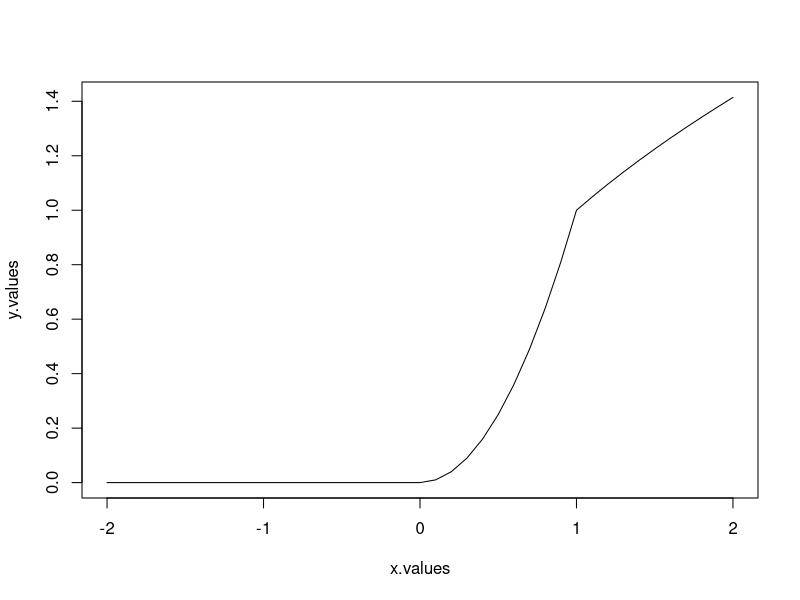

The R source for this figure:
## ---- chunk 1
elem <- c(0,2,3,0,5,0,7,0,0)
A <- matrix(elem,3,3,T)

A
## ---- chunk 2
# Function
not_div <- function(x,y,z) {
    d <- 1:100
    x <- d[d %% x != 0]
    y <- d[d %% y != 0]
    z <- d[d %% z != 0]
  out1 <- c(x)
  out2 <- c(y)
  out3 <- c(z)
  print(out1)
  print(out2)
  print(out3)   
}
#Output

not_div(2,3,7)
## ---- chunk 3
# input
x.values <- seq(-2, 2, by = 0.1)
# for each x calculate y
n <- length(x.values)
y.values <- rep(0, n)
y = 0
for (i in 1:n) {
       x <- x.values[i]
       y <- y.values[i
                     ]
       if(x == 0) {
         y <- -x^3
       } else if(x > 0 && x <=1) {
         y <- x^2
       } else if(x > 1) {
         y <- sqrt(x)
       }
       y.values[i] <- y
}

# output
plot(x.values, y.values, type = "l")
## ---- chunk 4

rotate <- function(x) {
    theta <- pi/4
    B <- matrix(c(cos(theta), sin(theta), -sin(theta), cos(theta)),2,2)
    B %*% x
}

my_vec <- matrix(c(1,0),2,1)

vec_rot <- rotate(my_vec)

vec_rot

## ---- chunk 5

h <- function(x,n) {
    result <- vector("numeric")
      for (i in 0:n) {
      y <- x^i
      result[i] <- y
            }
print(sum(result)+1)
  }

## ---- chunk 6

f_t <- h(0.3,55)

s_t <- h(6.6,8)

el <- c(0.3,55,f_t,6.6,8,s_t)


R <- matrix(el, 2,3, T)

colnames(R) <- (c('x','n','h(x,n)'))

R

